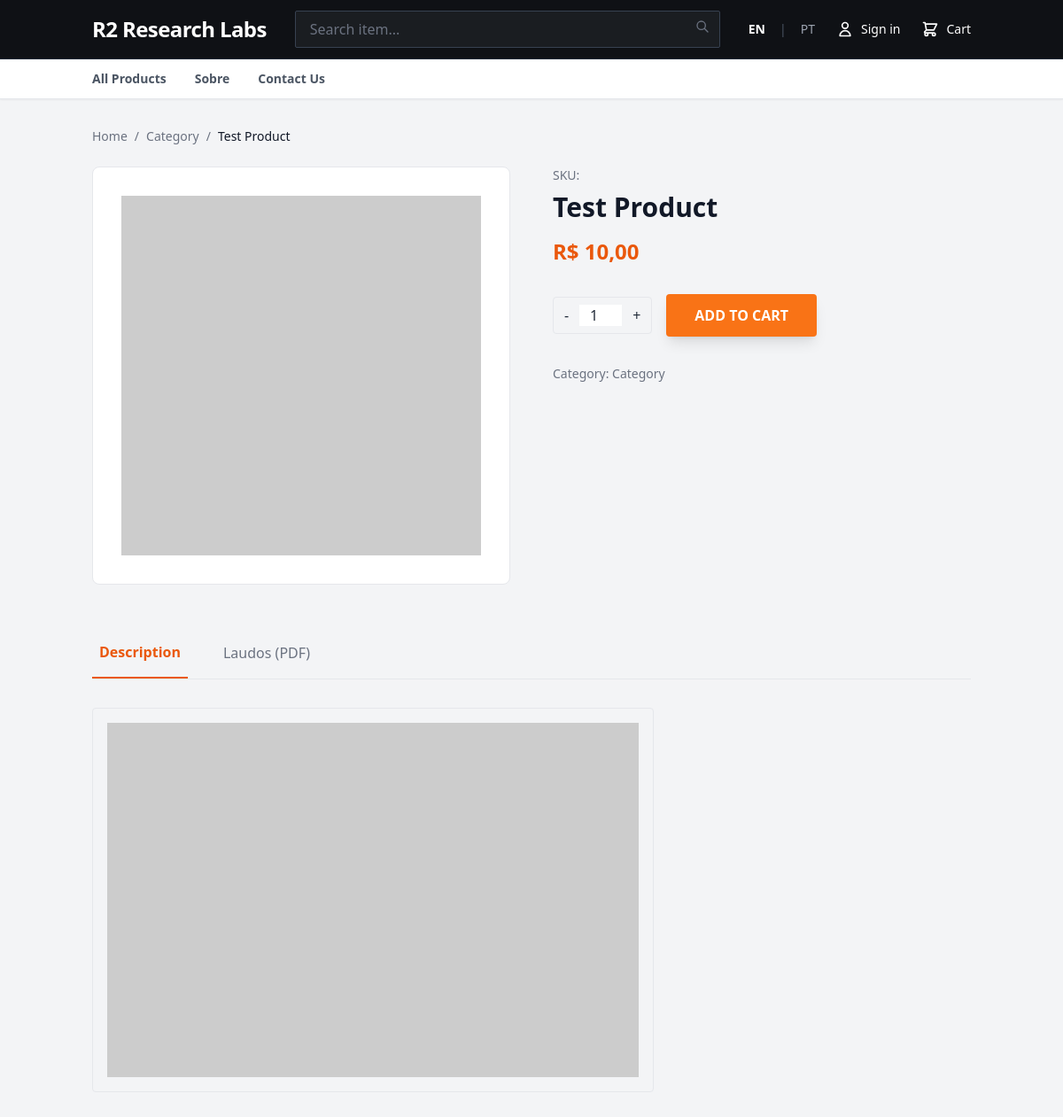
Page /product/test-product on the committed database.
### tables this page shows
CREATE TABLE settings (
        key TEXT PRIMARY KEY,
        value TEXT
    );

CREATE TABLE pages (
    id INTEGER PRIMARY KEY AUTOINCREMENT,
    title TEXT NOT NULL,
    slug TEXT UNIQUE NOT NULL,
    content TEXT,
    created_at DATETIME DEFAULT CURRENT_TIMESTAMP
);

CREATE TABLE products (
    id INTEGER PRIMARY KEY AUTOINCREMENT,
    name TEXT NOT NULL,
    sku TEXT,
    price REAL,
    image_url TEXT,
    category TEXT,
    short_desc TEXT,
    long_desc TEXT,
    pdf_url TEXT,
    created_at DATETIME DEFAULT CURRENT_TIMESTAMP
, category_id INTEGER, pdf_label TEXT, slug TEXT, type TEXT DEFAULT 'physical', digital_delivery INTEGER DEFAULT 0, download_limit INTEGER DEFAULT 0, download_expiry_days INTEGER DEFAULT 0, file_url TEXT);

### src/functions.php (called while the page is built, shortened)
<?php
require_once __DIR__ . '/db.php';
function formatMoney($amount) {
    static $currencyCode = null;
    static $currencySymbol = null;
    if ($currencyCode === null) {
        $currencyCode = getSetting('store_currency', 'BRL');
        $currencySymbol = getSetting('store_currency_symbol', 'R$');
    }
    if ($currencyCode === 'BRL') {
        return $currencySymbol . ' ' . number_format((float)$amount, 2, ',', '.');
    } else {
        return $currencySymbol . ' ' . number_format((float)$amount, 2, '.', ',');
    }
}
function getSetting($key, $default = '') {
    global $pdo;
    $stmt = $pdo->prepare("SELECT value FROM settings WHERE key = ?");
    $stmt->execute([$key]);
    $result = $stmt->fetch(PDO::FETCH_ASSOC);
    return ($result && $result['value'] !== null) ? $result['value'] : $default;
}

### src/i18n.php (called while the page is built, shortened)
<?php
$lang = $_SESSION['lang'] ?? 'en';
$translations = [];
$langFile = __DIR__ . "/../lang/{$lang}.php";
if (file_exists($langFile)) {
    $translations = require $langFile;
} else {
    $fallbackLangFile = __DIR__ . "/../lang/en.php";
    if (file_exists($fallbackLangFile)) {
        $translations = require $fallbackLangFile;
    }
}
function __($key) {
    global $translations;
    $key = (string) $key;
    return isset($translations[$key]) ? (string) $translations[$key] : $key;
}

### src/pages.php (called while the page is built, shortened)
<?php
function getAllPages() {
    global $pdo;
    $stmt = $pdo->query("SELECT * FROM pages ORDER BY title ASC");
    return $stmt->fetchAll(PDO::FETCH_ASSOC);
}

### src/products.php (called while the page is built, shortened)
<?php
require_once __DIR__ . '/db.php';
function normalizeProductSlug($value) {
    $slug = strtolower(trim((string)$value));
    $slug = preg_replace('/[^a-z0-9-]+/', '-', $slug);
    $slug = preg_replace('/-+/', '-', (string)$slug);
    $slug = trim((string)$slug, '-');
    return $slug;
}
function ensureProductsSchema() {
    static $checked = false;
    if ($checked) {
        return;
    }
    global $pdo;
    $stmt = $pdo->query("PRAGMA table_info(products)");
    $columns = $stmt->fetchAll(PDO::FETCH_COLUMN, 1);
    $rows = $pdo->query("SELECT id, name, sku, slug FROM products ORDER BY id ASC")->fetchAll(PDO::FETCH_ASSOC);
    foreach ($rows as $row) {
        $currentSlug = trim((string)($row['slug'] ?? ''));
        $seed = $currentSlug !== '' ? $currentSlug : ((string)($row['name'] ?? '') !== '' ? $row['name'] : ($row['sku'] ?? 'product'));
        $baseSlug = normalizeProductSlug($seed);
        $slug = $baseSlug;
    }
    $checked = true;
}
function getProductPrimaryImageUrl(array $product) {
    $primary = trim((string)($product['primary_image_url'] ?? ''));
    return trim((string)($product['image_url'] ?? ''));
}
function getProductImages($productId) {
    global $pdo;
    $stmt = $pdo->prepare("
        SELECT id, product_id, image_url, is_primary, sort_order
        FROM product_images
        WHERE product_id = ?
        ORDER BY is_primary DESC, sort_order ASC, id ASC
    ");
    $stmt->execute([(int)$productId]);
    return $stmt->fetchAll(PDO::FETCH_ASSOC);
}
function getProductBySlug($slug) {
    ensureProductsSchema();
    global $pdo;
    $normalizedSlug = trim((string)$slug);
    $stmt = $pdo->prepare("
        SELECT p.*, c.name as category_name, c.slug as category_slug,
               COALESCE(
                    (
                        SELECT pi.image_url
                        FROM product_images pi
                        WHERE pi.product_id = p.id
                        ORDER BY pi.is_primary DESC, pi.sort_order ASC, pi.id ASC
                        LIMIT 1
                    ),
                    p.image_url
               ) as primary_image_url
        FROM products p
        LEFT JOIN categories c ON p.category_id = c.id
        WHERE p.slug = ?
        LIMIT 1
    ");
    $stmt->execute([$normalizedSlug]);
    $product = $stmt->fetch(PDO::FETCH_ASSOC);
    $product['images'] = getProductImages((int)$product['id']);
    $product['primary_image_url'] = getProductPrimaryImageUrl($product);
    return $product;
}

### templates/layout.php (the view, shortened to what this page needs)
<!DOCTYPE html>
<html lang="<?php echo htmlspecialchars($_SESSION['lang'] ?? 'en'); ?>">
<head>
    <?php
    $storeName = getSetting('store_name', 'R2 Research Labs');
    $brandMode = getSetting('brand_mode', 'text') === 'image' ? 'image' : 'text';
    $brandLogoUrl = getSetting('brand_logo_url', '');
    $brandLogoWidth = max(20, min(1200, (int)getSetting('brand_logo_width', '160')));
    $brandLogoHeight = max(20, min(600, (int)getSetting('brand_logo_height', '48')));
    $themeHeaderBg = getSetting('theme_header_bg', '#0f1115');
    $themePageBg = getSetting('theme_page_bg', '#f3f4f6');
    $themeTextColor = getSetting('theme_text_color', '#1f2937');
    $isMultilangEnabled = getSetting('i18n_multilang_enabled', '1') === '1';
    ?>
    <script src="https://cdn.tailwindcss.com"></script>
</head>
<body class="font-sans" x-data="{ cartOpen: false }" style="background-color: <?php echo htmlspecialchars($themePageBg); ?>; color: <?php echo htmlspecialchars($themeTextColor); ?>;">
    <div class="text-white border-b border-gray-800" style="background-color: <?php echo htmlspecialchars($themeHeaderBg); ?>;">
        <div class="container mx-auto px-4 py-3 flex items-center justify-between">
            <a href="/" class="flex items-center gap-2">
                <?php if ($brandMode === 'image' && !empty($brandLogoUrl)): ?>
                    <img src="<?php echo htmlspecialchars($brandLogoUrl); ?>" alt="<?php echo htmlspecialchars($storeName); ?>" style="width: <?php echo $brandLogoWidth; ?>px; height: <?php echo $brandLogoHeight; ?>px;" class="object-contain">
                <?php else: ?>
                    <span class="text-2xl font-bold tracking-tight text-white"><?php echo htmlspecialchars($storeName); ?></span>
                <?php endif; ?>
            </a>
            <div class="hidden md:flex flex-1 max-w-xl mx-8">
                <form action="/" method="GET" class="relative w-full" id="top-search-box">
                    <input id="top-search-input" name="q" type="text" value="<?php echo htmlspecialchars((string)($_GET['q'] ?? '')); ?>" placeholder="<?php echo __('Search item...'); ?>" autocomplete="off" class="w-full bg-[#1a1d21] border border-gray-700 text-gray-300 rounded-sm px-4 py-2 pr-10 focus:ring-1 focus:ring-orange-500 focus:border-orange-500 outline-none placeholder-gray-500">
                    <button type="submit" class="absolute right-3 top-2.5 text-gray-500 hover:text-white">
                        <svg class="w-4 h-4" fill="none" stroke="currentColor" viewBox="0 0 24 24"><path stroke-linecap="round" stroke-linejoin="round" stroke-width="2" d="M21 21l-6-6m2-5a7 7 0 11-14 0 4 4 0 0114 0z"></path></svg>
                    </button>
                </form>
            </div>
            <?php if ($isMultilangEnabled): ?>
                <div class="hidden md:flex items-center gap-4 text-sm text-gray-400 mr-6">
                    <a href="?lang=en" class="<?php echo $_SESSION['lang'] === 'en' ? 'text-white font-bold' : 'hover:text-white'; ?>">EN</a>
                    <span class="text-gray-600">|</span>
                    <a href="?lang=pt" class="<?php echo $_SESSION['lang'] === 'pt' ? 'text-white font-bold' : 'hover:text-white'; ?>">PT</a>
                </div>
            <?php endif; ?>
            <div class="flex items-center gap-6 text-sm">
                <?php if (isset($_SESSION['user_id'])): ?>
                    <div class="relative" x-data="{ open: false }">
                        <button @click="open = !open" class="flex items-center gap-2 hover:text-orange-500 transition-colors">
                            <svg class="w-5 h-5" fill="none" stroke="currentColor" viewBox="0 0 24 24"><path stroke-linecap="round" stroke-linejoin="round" stroke-width="2" d="M16 7a4 4 0 11-8 0 4 4 0 018 0zM12 14a7 7 0 00-7 7h14a7 7 0 00-7-7z"></path></svg>
                            <span><?php echo __('Account'); ?></span>
                        </button>
                        <div x-show="open" @click.away="open = false" class="absolute right-0 mt-2 w-48 bg-white text-gray-800 rounded shadow-lg py-1 z-50" x-cloak>
                            <a href="/account" class="block px-4 py-2 hover:bg-gray-100"><?php echo __('My Profile'); ?></a>
                            <?php if (isset($_SESSION['is_admin']) && $_SESSION['is_admin']): ?>
                                <a href="/admin" class="block px-4 py-2 hover:bg-gray-100"><?php echo __('Admin Dashboard'); ?></a>
                            <?php endif; ?>
                            <a href="/logout" class="block px-4 py-2 hover:bg-gray-100"><?php echo __('Sign out'); ?></a>
                        </div>
                    </div>
                <?php else: ?>
                    <a href="/login" class="flex items-center gap-2 hover:text-orange-500 transition-colors">
                        <svg class="w-5 h-5" fill="none" stroke="currentColor" viewBox="0 0 24 24"><path stroke-linecap="round" stroke-linejoin="round" stroke-width="2" d="M16 7a4 4 0 11-8 0 4 4 0 018 0zM12 14a7 7 0 00-7 7h14a7 7 0 00-7-7z"></path></svg>
                        <span><?php echo __('Sign in'); ?></span>
                    </a>
                <?php endif; ?>
                <a href="/cart" class="relative hover:text-orange-500 transition-colors flex items-center gap-2">
                    <div class="relative">
                        <svg class="w-5 h-5" fill="none" stroke="currentColor" viewBox="0 0 24 24"><path stroke-linecap="round" stroke-linejoin="round" stroke-width="2" d="M3 3h2l.4 2M7 13h10l4-8H5.4M7 13L5.4 5M7 13l-2.293 2.293c-.63.63-.184 1.707.707 1.707H17m0 0a2 2 0 100 4 2 2 0 000-4zm-8 2a2 2 0 11-4 0 2 2 0 014 0z"></path></svg>
                    </div>
                    <span><?php echo __('Cart'); ?></span>
                </a>
            </div>
        </div>
    </div>
    <div class="bg-white border-b shadow-sm sticky top-0 z-40">
        <div class="container mx-auto px-4">
            <nav class="flex items-center space-x-8 py-3 text-sm font-semibold text-gray-600 overflow-x-auto">
                <?php
                $navPages = getAllPages();
                $activeClass = 'text-orange-600 border-b-2 border-orange-600 pb-3 -mb-3.5';
                $inactiveClass = 'hover:text-orange-600 transition-colors whitespace-nowrap';
                $isHome = (isset($path) && ($path === '/' || $path === '/home'));
                $isContact = (isset($path) && $path === '/contact');
                ?>
                <a href="/" class="<?php echo $isHome ? $activeClass : $inactiveClass; ?>"><?php echo __('All Products'); ?></a>
                <?php foreach ($navPages as $page):
                    $pageSlug = '/' . $page['slug'];
                    $isActive = (isset($path) && $path === $pageSlug);
                ?>
                    <a href="<?php echo htmlspecialchars($pageSlug); ?>" class="<?php echo $isActive ? $activeClass : $inactiveClass; ?>">
                        <?php echo htmlspecialchars(__($page['title'])); ?>
                    </a>
                <?php endforeach; ?>
                <a href="/contact" class="<?php echo $isContact ? $activeClass : $inactiveClass; ?>"><?php echo __('Contact Us'); ?></a>
            </nav>
        </div>
    </div>
    <main class="min-h-screen pb-12" style="background-color: <?php echo htmlspecialchars($themePageBg); ?>;">
        <?php include $template; ?>
    </main>
</body>
</html>

### templates/product.php (shortened to what this page needs)
<?php
$categoryName = isset($product['category_name']) ? (string) $product['category_name'] : (isset($product['category']) ? (string)$product['category'] : '');
$categorySlug = $product['category_slug'] ?? strtolower(str_replace(' ', '-', $categoryName));
$categoryLabel = $categoryName !== '' ? __($categoryName) : __('Category');
$primaryImage = getProductPrimaryImageUrl($product);
if ($primaryImage === '') {
    $primaryImage = 'https://placehold.co/700x700?text=No+Image';
}
?>
<div class="container mx-auto px-4 py-8">
    <nav class="flex text-sm text-gray-500 mb-6">
        <a href="/" class="hover:text-orange-600"><?php echo __('Home'); ?></a>
        <span class="mx-2">/</span>
        <a href="/?category=<?php echo urlencode($categorySlug); ?>" class="hover:text-orange-600"><?php echo htmlspecialchars($categoryLabel); ?></a>
        <span class="mx-2">/</span>
        <span class="text-gray-900"><?php echo htmlspecialchars($product['name']); ?></span>
    </nav>
    <div class="grid grid-cols-1 md:grid-cols-2 gap-12">
        <div x-data="{ selectedImage: <?php echo htmlspecialchars(json_encode($primaryImage), ENT_QUOTES, 'UTF-8'); ?> }">
            <div class="bg-white border rounded-lg p-8 flex items-center justify-center">
                <img :src="selectedImage" src="<?php echo htmlspecialchars($primaryImage); ?>" alt="<?php echo htmlspecialchars($product['name']); ?>" class="max-h-[500px] object-contain">
            </div>
        </div>
        <div>
            <div class="text-sm text-gray-500 mb-2">SKU: <?php echo htmlspecialchars($product['sku']); ?></div>
            <h1 class="text-3xl font-bold text-gray-900 mb-4"><?php echo htmlspecialchars($product['name']); ?></h1>
            <div class="text-2xl font-bold text-orange-600 mb-6"><?php echo formatMoney($product['price']); ?></div>
            <div class="flex items-center gap-4 mb-8" x-data="{ qty: 1 }">
                <div class="flex items-center border rounded">
                    <button @click="qty > 1 ? qty-- : null" class="px-3 py-2 hover:bg-gray-100">-</button>
                    <input type="number" x-model="qty" class="w-12 text-center border-none focus:ring-0" min="1">
                    <button @click="qty++" class="px-3 py-2 hover:bg-gray-100">+</button>
                </div>
                <button
                    @click="$store.cart.add({ ...<?php echo htmlspecialchars(json_encode($product)); ?>, quantity: qty })"
                    class="bg-orange-500 text-white px-8 py-3 rounded font-bold hover:bg-orange-600 transition-colors uppercase shadow-lg transform active:scale-95">
                    <?php echo __('Add to cart'); ?>
                </button>
            </div>
            <div class="flex items-center gap-4 text-sm text-gray-500">
                <span><?php echo __('Category'); ?>: <?php echo htmlspecialchars($categoryLabel); ?></span>
            </div>
        </div>
    </div>
    <div class="mt-16" x-data="{ activeTab: 'description' }">
        <div class="border-b flex gap-8 mb-6">
            <button
                @click="activeTab = 'description'"
                :class="{ 'border-b-2 border-orange-600 text-orange-600 font-bold': activeTab === 'description', 'text-gray-500 hover:text-gray-700': activeTab !== 'description' }"
                class="pb-4 px-2 transition-colors">
                <?php echo __('Description'); ?>
            </button>
            <button
                @click="activeTab = 'laudos'"
                :class="{ 'border-b-2 border-orange-600 text-orange-600 font-bold': activeTab === 'laudos', 'text-gray-500 hover:text-gray-700': activeTab !== 'laudos' }"
                class="pb-4 px-2 transition-colors">
                <?php echo !empty($product['pdf_label']) ? htmlspecialchars($product['pdf_label']) : __('Laudos (PDF)'); ?>
            </button>
        </div>
        <div x-show="activeTab === 'description'" class="prose max-w-none text-gray-600">
            <div class="mt-8">
                <img src="https://placehold.co/600x400?text=Chemical+Structure" alt="Chemical Structure" class="rounded border p-4">
            </div>
        </div>
    </div>
</div>

### rows in the picture
settings: value "R2 Research Labs"
pages: title "Sobre"
products: name "Test Product"

### other values in the picture
__('Sign in') "Sign in"
__('Cart') "Cart"
__('All Products') "All Products"
__('Contact Us') "Contact Us"
__('Home') "Home"
$categoryLabel "Category"
formatMoney($product['price']) "R$ 10,00"
__('Add to cart') "ADD TO CART"
__('Category') "Category"
__('Description') "Description"
__('Laudos (PDF)') "Laudos (PDF)"
